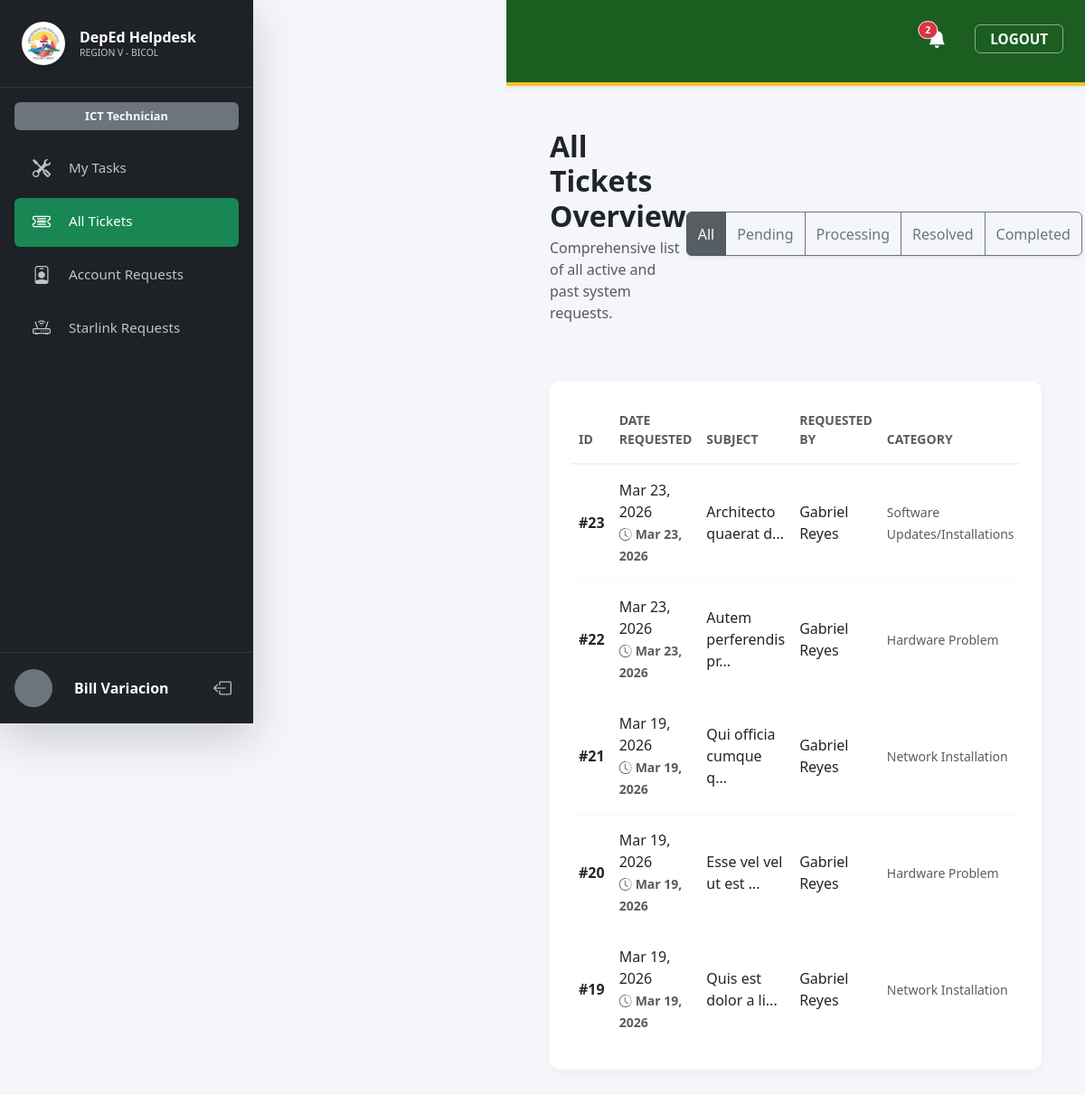
The app's page /all_tickets.php (signed in) with its own data.
### tables this page shows
CREATE TABLE `ticket` (
  `ticketId` int NOT NULL,
  `subject` varchar(150) NOT NULL,
  `description` text NOT NULL,
  `priority` enum('Low','Medium','High') DEFAULT 'Medium',
  `status` enum('Pending','Processing','Resolved','Completed') DEFAULT 'Pending',
  `remarks` text,
  `userId` int NOT NULL,
  `departmentId` int NOT NULL,
  `createdAt` timestamp NULL DEFAULT CURRENT_TIMESTAMP,
  `updatedAt` datetime DEFAULT CURRENT_TIMESTAMP ON UPDATE CURRENT_TIMESTAMP,
  `assignedTo` int DEFAULT NULL,
  `categoryId` int DEFAULT NULL,
  `technician_signature` longtext
);

CREATE TABLE `users` (
  `userId` int NOT NULL,
  `employeeId` varchar(50) DEFAULT NULL,
  `email` varchar(100) NOT NULL,
  `role` enum('User','Officer','Technician') NOT NULL,
  `positionID` int DEFAULT NULL,
  `password` varchar(255) NOT NULL,
  `firstName` varchar(100) NOT NULL,
  `middleName` varchar(100) DEFAULT NULL,
  `lastName` varchar(100) NOT NULL,
  `suffix` varchar(20) DEFAULT NULL,
  `phone` varchar(20) DEFAULT NULL,
  `profilePicture` varchar(255) DEFAULT NULL,
  `departmentId` int NOT NULL,
  `divisionId` int DEFAULT NULL,
  `createdAt` timestamp NULL DEFAULT CURRENT_TIMESTAMP,
  `signature` longtext,
  `isActive` tinyint(1) DEFAULT '1',
  `activationToken` varchar(64) DEFAULT NULL,
  `tokenExpiresAt` datetime DEFAULT NULL,
  `isApproved` tinyint(1) DEFAULT '0',
  `googleId` varchar(64) DEFAULT NULL,
  `avatarUrl` varchar(512) DEFAULT NULL
);

CREATE TABLE `category` (
  `categoryId` int NOT NULL,
  `categoryName` varchar(50) NOT NULL,
  `categoryType` varchar(50) NOT NULL
);

### all_tickets.php (the view, shortened to what this page needs)
<?php
require 'db.php';
function formatTimeAgo($datetime)
{
    $time = strtotime($datetime);
    $diff = time() - $time;
    return date("M d, Y", $time);
}
include 'head.php';
?>
<body>
    <div class="d-flex flex-column flex-md-row" style="min-height: 100vh;">
        <div style="width: 280px; flex-shrink: 0;"></div>
        <?php include 'sidebar.php'; ?>
        <div class="flex-grow-1 main-content" style="min-height: 100vh; overflow-y: auto;">
            <?php include 'header.php'; ?>
            <div class="container-fluid py-5 px-5">
                <div class="d-flex justify-content-between align-items-center mb-5">
                    <div>
                        <h2 class="fw-bold text-dark mb-1">All Tickets Overview</h2>
                        <p class="text-muted">Comprehensive list of all active and past system requests.</p>
                    </div>
                    <div class="d-flex gap-3">
                        <div class="btn-group shadow-sm" role="group">
                            <button type="button" class="btn btn-secondary active status-filter" data-status="all">All</button>
                            <button type="button" class="btn btn-outline-secondary status-filter" data-status="Pending">Pending</button>
                            <button type="button" class="btn btn-outline-secondary status-filter" data-status="Processing">Processing</button>
                            <button type="button" class="btn btn-outline-secondary status-filter" data-status="Resolved">Resolved</button>
                            <button type="button" class="btn btn-outline-secondary status-filter" data-status="Completed">Completed</button>
                        </div>
                    </div>
                </div>
                <div class="custom-card p-4">
                    <div class="table-responsive">
                        <table class="table table-borderless align-middle mb-0">
                            <thead style="border-bottom: 2px solid #f0f2f5;">
                                <tr>
                                    <th class="text-muted small fw-bold pb-3">ID</th>
                                    <th class="text-muted small fw-bold pb-3">DATE REQUESTED</th>
                                    <th class="text-muted small fw-bold pb-3">SUBJECT</th>
                                    <th class="text-muted small fw-bold pb-3">REQUESTED BY</th>
                                    <th class="text-muted small fw-bold pb-3">CATEGORY</th>
                                </tr>
                            </thead>
                            <tbody>
                                <?php
                                $sql = "SELECT t.*, u.firstName, u.lastName, c.categoryName
                                        FROM ticket t
                                        JOIN users u ON t.userId = u.userId
                                        LEFT JOIN category c ON t.categoryId = c.categoryId
                                        ORDER BY t.createdAt DESC";
                                $stmt = $pdo->query($sql);
                                if ($stmt->rowCount() > 0) {
                                    while ($row = $stmt->fetch()) {
                                        $exactDate = date("M d, Y", strtotime($row['createdAt']));
                                        $aging = formatTimeAgo($row['createdAt']);
                                        $agingColor = (strpos($aging, 'd') !== false) ? 'text-danger' : 'text-muted';
                                        $name = htmlspecialchars($row['firstName'] . ' ' . $row['lastName']);
                                        $cat = htmlspecialchars($row['categoryName'] ?? 'General');
                                        echo "<tr class='ticket-row' data-status='" . htmlspecialchars($row['status']) . "' style='border-bottom: 1px solid #f8f9fa;'>";
                                        echo "<td class='py-3 fw-bold'>#" . $row['ticketId'] . "</td>";
                                        echo "<td class='py-3'>
                                                <span class='d-block fs-6'>" . $exactDate . "</span>
                                                <small class='fw-bold " . $agingColor . "'><i class='bi bi-clock-history me-1'></i>" . $aging . "</small>
                                              </td>";
                                        echo "<td class='py-3'>" . htmlspecialchars(substr($row['subject'], 0, 30)) . "...</td>";
                                        echo "<td class='py-3'>" . $name . "</td>";
                                        echo "<td class='py-3'><small class='text-muted'>" . $cat . "</small></td>";
                                        echo "</tr>";
                                    }
                                } else {
                                    echo "<tr><td colspan='7' class='text-center py-5 text-muted'>No tickets found.</td></tr>";
                                }
                                ?>
                            </tbody>
                        </table>
                    </div>
                </div>
            </div>
        </div>
    </div>
</body>
</html>

### head.php (shortened to what this page needs)
<!DOCTYPE html>
<html lang="en">
<head>
    <link href="https://cdn.jsdelivr.net/npm/bootstrap@5.3.0/dist/css/bootstrap.min.css" rel="stylesheet">
    <link rel="stylesheet" href="https://cdn.jsdelivr.net/npm/bootstrap-icons@1.11.1/font/bootstrap-icons.css">
    <link rel="stylesheet" href="style.css">
</head>

### sidebar.php (shortened to what this page needs)
<?php
require_once 'db.php';
$role = $_SESSION['role'] ?? 'User';
$displayName = htmlspecialchars($_SESSION['fullname'] ?? 'User');
$sidebarPic = null;
if (isset($_SESSION['user_id'])) {
    $picStmt = $pdo->prepare("SELECT u.profilePicture, p.positionTitle FROM users u LEFT JOIN position p ON u.positionID = p.positionID WHERE u.userId = ?");
    $picStmt->execute([$_SESSION['user_id']]);
    $picResult = $picStmt->fetch();
    $sidebarPic = $picResult['profilePicture'] ?? null;
}
$currentPage = basename($_SERVER['PHP_SELF']);
function isActive($pageName, $currentPage)
{
    return ($currentPage === $pageName) ? 'active bg-success text-white' : 'text-light opacity-75 custom-hover';
}
?>
<div class="sidebar-container text-white shadow-lg">
    <div class="p-4 d-flex align-items-center gap-3 border-bottom border-secondary border-opacity-25 mb-3">
        <img src="deped_rov.jpg" alt="Logo" class="bg-white rounded-circle p-1 shadow-sm" style="width: 48px; height: 48px; object-fit: contain;">
        <div class="lh-1">
            <div class="fw-bold fs-6 mb-1 text-white">DepEd Helpdesk</div>
            <div style="font-size: 0.65rem;" class="text-uppercase text-light opacity-75">Region V - Bicol</div>
        </div>
    </div>
    <div class="px-3 mb-2">
        <span class="badge bg-secondary bg-opacity-40 border border-secondary border-opacity-50 text-light w-100 py-2 fs-7" style="font-size: 0.8rem;">
            <?php
            if ($role === 'Officer') echo 'ICT Officer';
            elseif ($role === 'Technician') echo 'ICT Technician';
            else echo 'Staff / User';
            ?><?php if ($sidebarPosition): ?> - <?php echo htmlspecialchars($sidebarPosition); ?><?php endif; ?>
        </span>
    </div>
    <div class="flex-grow-1 overflow-auto sidebar-nav-scroll px-3 py-2">
        <ul class="nav flex-column mb-auto">
            <?php if ($role === 'Officer'): ?>
                <li class="nav-item">
                    <a href="db_officer.php" class="nav-link <?= isActive('db_officer.php', $currentPage) ?>">
                        <i class="bi bi-speedometer2 me-3 fs-5 align-middle"></i> Dashboard
                    </a>
                </li>
                <li class="nav-item">
                    <a href="all_tickets.php" class="nav-link <?= isActive('all_tickets.php', $currentPage) ?>">
                        <i class="bi bi-ticket-detailed me-3 fs-5 align-middle"></i> All Tickets
                    </a>
                </li>
                <li class="nav-item">
                    <a href="reports.php" class="nav-link <?= isActive('reports.php', $currentPage) ?>">
                        <i class="bi bi-bar-chart-line me-3 fs-5 align-middle"></i> Reports
                    </a>
                </li>
                <li class="nav-item">
                    <a href="starlink_officer.php" class="nav-link <?= isActive('starlink_officer.php', $currentPage) ?>">
                        <i class="bi bi-router me-3 fs-5 align-middle"></i> Starlink Requests
                    </a>
                </li>
                <li class="nav-item">
                    <a href="add_user.php" class="nav-link <?= isActive('add_user.php', $currentPage) ?>">
                        <i class="bi bi-people me-3 fs-5 align-middle"></i> Manage Users
                    </a>
                </li>
            <?php elseif ($role === 'Technician'): ?>
                <li class="nav-item">
                    <a href="db_technician.php" class="nav-link <?= isActive('db_technician.php', $currentPage) ?>">
                        <i class="bi bi-tools me-3 fs-5 align-middle"></i> My Tasks
                    </a>
                </li>
                <li class="nav-item">
                    <a href="all_tickets.php" class="nav-link <?= isActive('all_tickets.php', $currentPage) ?>">
                        <i class="bi bi-ticket-detailed me-3 fs-5 align-middle"></i> All Tickets
                    </a>
                </li>
                <li class="nav-item">
                    <a href="account_requests.php" class="nav-link <?= isActive('account_requests.php', $currentPage) ?>">
                        <i class="bi bi-person-badge me-3 fs-5 align-middle"></i> Account Requests
                    </a>
                </li>
                <li class="nav-item">
                    <a href="starlink_technician.php" class="nav-link <?= isActive('starlink_technician.php', $currentPage) ?>">
                        <i class="bi bi-router me-3 fs-5 align-middle"></i> Starlink Requests
                    </a>
                </li>
            <?php endif; ?>
        </ul>
    </div>
    <div class="border-top border-secondary border-opacity-25 mt-auto bg-dark bg-opacity-50 shadow-inner">
        <div class="p-3 d-flex align-items-center justify-content-between">
            <a href="profile.php" class="d-flex align-items-center gap-3 text-decoration-none">
                <?php if ($sidebarPic && file_exists($sidebarPic)): ?>
                    <img src="<?php echo htmlspecialchars($sidebarPic); ?>" alt="Profile" class="rounded-circle" style="width: 42px; height: 42px; object-fit: cover; border: 2px solid rgba(255,255,255,0.2);">
                <?php else: ?>
                    <div class="rounded-circle border border-secondary border-opacity-75 d-flex align-items-center justify-content-center text-secondary bg-secondary bg-opacity-20 shadow-inner" style="width: 42px; height: 42px;">
                        <i class="bi bi-person fs-5"></i>
                    </div>
                <?php endif; ?>
                <div class="fw-bold text-white fs-6 custom-hover px-2 py-1 rounded" style="font-size: 0.95rem;">
                    <?php echo $displayName; ?>
                </div>
            </a>
            <a href="logout.php" class="text-light opacity-75 custom-hover p-2 d-inline-block rounded-circle" title="Sign Out">
                <i class="bi bi-box-arrow-left fs-5 align-middle"></i>
            </a>
        </div>
    </div>
</div>

### header.php (shortened to what this page needs)
<?php
if (isset($_SESSION['user_id']) && isset($pdo)) {
    $userId = $_SESSION['user_id'];
    $cStmt = $pdo->prepare("SELECT COUNT(*) FROM notification WHERE userId = ? AND isRead = 0");
    $cStmt->execute([$userId]);
    $notifCount = $cStmt->fetchColumn();
    $arStmt = $pdo->prepare("SELECT ticketId, updatedAt FROM ticket WHERE userId = ? AND status = 'Resolved' ORDER BY updatedAt DESC");
    $arStmt->execute([$userId]);
    $actionRequired = $arStmt->fetchAll();
    $totalAlerts = $notifCount + count($actionRequired);
}
?>
<nav class="navbar navbar-expand-lg header-deped shadow-sm">
    <div class="container-fluid px-4">
        <div class="collapse navbar-collapse" id="navbarNav">
            <ul class="navbar-nav ms-auto align-items-center py-2">
                <li class="nav-item dropdown me-4">
                    <a class="nav-link text-white position-relative d-flex align-items-center" href="#" id="notifDropdown" role="button" data-bs-toggle="dropdown" aria-expanded="false">
                        <i class="bi bi-bell-fill fs-5"></i>
                        <?php if (isset($totalAlerts) && $totalAlerts > 0): ?>
                            <span class="position-absolute top-25 start-75 translate-middle badge rounded-pill bg-danger border border-light" style="font-size: 0.65rem;">
                                <?php echo $totalAlerts > 99 ? '99+' : $totalAlerts; ?>
                            </span>
                        <?php endif; ?>
                    </a>
                </li>
                <li class="nav-item">
                    <a class="nav-link btn btn-logout fw-bold px-3 py-1" href="logout.php">
                        LOGOUT
                    </a>
                </li>
            </ul>
        </div>
    </div>
</nav>

### style.css (style rules this page uses)
:root { --deped-green: #1b5e20; --deped-gold: #fbc02d; --sidebar-bg: #1a1c1e; --bg-light: #f4f6f9; --card-radius: 12px; }
body { font-family: 'Segoe UI', Tahoma, Geneva, Verdana, sans-serif; background-color: var(--bg-light); }
.header-deped { background-color: var(--deped-green) !important; border-bottom: 4px solid var(--deped-gold); }
.btn-logout { border: 1px solid rgba(255, 255, 255, 0.5); color: white !important; border-radius: 20px; padding: 6px 20px; font-size: 0.85rem; transition: all 0.2s; }
.sidebar-container { width: 280px; height: 100vh; background-color: #1e2125; display: flex; flex-direction: column; position: fixed; top: 0; left: 0; z-index: 1040; }
.main-content { margin-left: 280px; width: calc(100% - 280px); }
.custom-card { border: none; border-radius: var(--card-radius); box-shadow: 0 4px 12px rgba(0, 0, 0, 0.03); background: white; }

### sidebar.php (style rules this page uses)
.sidebar-container { width: 280px; height: 100vh; background-color: #1e2125; display: flex; flex-direction: column; position: fixed; top: 0; left: 0; z-index: 1040; }
.nav-link { padding: 12px 20px; font-size: 0.95rem; font-weight: 500; border-radius: 6px; margin-bottom: 5px; transition: all 0.2s ease; }
.sidebar-nav-scroll { -ms-overflow-style: none; scrollbar-width: none; }

### records on screen
ticket: ticketId "23", createdAt "Mar 23, 2026", subject "Architecto quaerat d", userId.lastName "Gabriel Reyes", categoryId.categoryName "Software Updates/Installations"
ticket: ticketId "22", createdAt "Mar 23, 2026", subject "Autem perferendis pr", userId.lastName "Gabriel Reyes", categoryId.categoryName "Hardware Problem"
ticket: ticketId "21", createdAt "Mar 19, 2026", subject "Qui officia cumque q", userId.lastName "Gabriel Reyes", categoryId.categoryName "Network Installation"
ticket: ticketId "20", createdAt "Mar 19, 2026", subject "Esse vel vel ut est", userId.lastName "Gabriel Reyes", categoryId.categoryName "Hardware Problem"
ticket: ticketId "19", createdAt "Mar 19, 2026", subject "Quis est dolor a li", userId.lastName "Gabriel Reyes", categoryId.categoryName "Network Installation"

### other values on screen
$displayName "Bill Variacion"
$totalAlerts "2"
